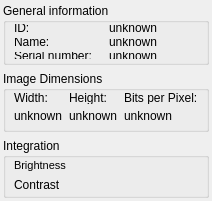
<?xml version="1.0" encoding="UTF-8"?>
<ui version="4.0">
 <class>DockWidgetVRMagic</class>
 <widget class="QWidget" name="DockWidgetVRMagic">
  <property name="geometry">
   <rect>
    <x>0</x>
    <y>0</y>
    <width>189</width>
    <height>201</height>
   </rect>
  </property>
  <property name="minimumSize">
   <size>
    <width>0</width>
    <height>201</height>
   </size>
  </property>
  <property name="maximumSize">
   <size>
    <width>16777215</width>
    <height>249</height>
   </size>
  </property>
  <property name="windowTitle">
   <string>Form</string>
  </property>
  <layout class="QGridLayout" name="gridLayout_3">
   <property name="leftMargin">
    <number>3</number>
   </property>
   <property name="topMargin">
    <number>3</number>
   </property>
   <property name="rightMargin">
    <number>3</number>
   </property>
   <property name="bottomMargin">
    <number>3</number>
   </property>
   <item row="0" column="0">
    <widget class="QGroupBox" name="groupBox">
     <property name="title">
      <string>General information</string>
     </property>
     <layout class="QGridLayout" name="gridLayout">
      <property name="leftMargin">
       <number>8</number>
      </property>
      <property name="topMargin">
       <number>1</number>
      </property>
      <property name="rightMargin">
       <number>8</number>
      </property>
      <property name="bottomMargin">
       <number>3</number>
      </property>
      <item row="0" column="0">
       <widget class="QLabel" name="label_2">
        <property name="text">
         <string>ID:</string>
        </property>
       </widget>
      </item>
      <item row="0" column="1">
       <widget class="QLabel" name="label_ID">
        <property name="text">
         <string>unknown</string>
        </property>
       </widget>
      </item>
      <item row="1" column="0">
       <widget class="QLabel" name="label_6">
        <property name="text">
         <string>Name:</string>
        </property>
       </widget>
      </item>
      <item row="1" column="1">
       <widget class="QLabel" name="label_sensor">
        <property name="text">
         <string>unknown</string>
        </property>
       </widget>
      </item>
      <item row="2" column="0">
       <widget class="QLabel" name="label_7">
        <property name="text">
         <string>Serial number:</string>
        </property>
       </widget>
      </item>
      <item row="2" column="1">
       <widget class="QLabel" name="label_serial">
        <property name="text">
         <string>unknown</string>
        </property>
       </widget>
      </item>
     </layout>
    </widget>
   </item>
   <item row="1" column="0">
    <widget class="QGroupBox" name="groupBox_2">
     <property name="sizePolicy">
      <sizepolicy hsizetype="Preferred" vsizetype="Preferred">
       <horstretch>0</horstretch>
       <verstretch>0</verstretch>
      </sizepolicy>
     </property>
     <property name="title">
      <string>Image Dimensions</string>
     </property>
     <layout class="QGridLayout" name="gridLayout_4">
      <property name="leftMargin">
       <number>8</number>
      </property>
      <property name="topMargin">
       <number>1</number>
      </property>
      <property name="rightMargin">
       <number>8</number>
      </property>
      <property name="bottomMargin">
       <number>8</number>
      </property>
      <item row="1" column="0">
       <widget class="QLabel" name="label_width">
        <property name="text">
         <string>unknown</string>
        </property>
       </widget>
      </item>
      <item row="0" column="0">
       <widget class="QLabel" name="label_3">
        <property name="text">
         <string>Width:</string>
        </property>
       </widget>
      </item>
      <item row="0" column="1">
       <widget class="QLabel" name="label_4">
        <property name="text">
         <string>Height:</string>
        </property>
       </widget>
      </item>
      <item row="0" column="2">
       <widget class="QLabel" name="label_5">
        <property name="text">
         <string>Bits per Pixel:</string>
        </property>
       </widget>
      </item>
      <item row="1" column="1">
       <widget class="QLabel" name="label_height">
        <property name="text">
         <string>unknown</string>
        </property>
       </widget>
      </item>
      <item row="1" column="2">
       <widget class="QLabel" name="label_bits">
        <property name="text">
         <string>unknown</string>
        </property>
       </widget>
      </item>
     </layout>
    </widget>
   </item>
   <item row="2" column="0">
    <widget class="QGroupBox" name="groupBox_3">
     <property name="title">
      <string>Integration</string>
     </property>
     <layout class="QGridLayout" name="gridLayout_2">
      <property name="leftMargin">
       <number>8</number>
      </property>
      <property name="topMargin">
       <number>1</number>
      </property>
      <property name="rightMargin">
       <number>8</number>
      </property>
      <property name="bottomMargin">
       <number>3</number>
      </property>
      <item row="1" column="1">
       <widget class="SliderWidget" name="sliderWidget_contrast" native="true">
        <property name="enabled">
         <bool>false</bool>
        </property>
        <property name="decimals" stdset="0">
         <number>3</number>
        </property>
        <property name="suffix" stdset="0">
         <string/>
        </property>
        <property name="tracking" stdset="0">
         <bool>false</bool>
        </property>
       </widget>
      </item>
      <item row="1" column="0">
       <widget class="QLabel" name="label">
        <property name="text">
         <string>Contrast</string>
        </property>
       </widget>
      </item>
      <item row="0" column="1">
       <widget class="SliderWidget" name="sliderWidget_brightness" native="true">
        <property name="enabled">
         <bool>false</bool>
        </property>
        <property name="decimals" stdset="0">
         <number>3</number>
        </property>
        <property name="maximum" stdset="0">
         <double>100.000000000000000</double>
        </property>
        <property name="suffix" stdset="0">
         <string/>
        </property>
        <property name="tracking" stdset="0">
         <bool>false</bool>
        </property>
       </widget>
      </item>
      <item row="0" column="0">
       <widget class="QLabel" name="label_gain">
        <property name="font">
         <font>
          <pointsize>8</pointsize>
         </font>
        </property>
        <property name="text">
         <string>Brightness</string>
        </property>
       </widget>
      </item>
     </layout>
    </widget>
   </item>
  </layout>
 </widget>
 <customwidgets>
  <customwidget>
   <class>SliderWidget</class>
   <extends>QWidget</extends>
   <header>sliderWidget.h</header>
  </customwidget>
 </customwidgets>
 <resources/>
 <connections/>
</ui>
